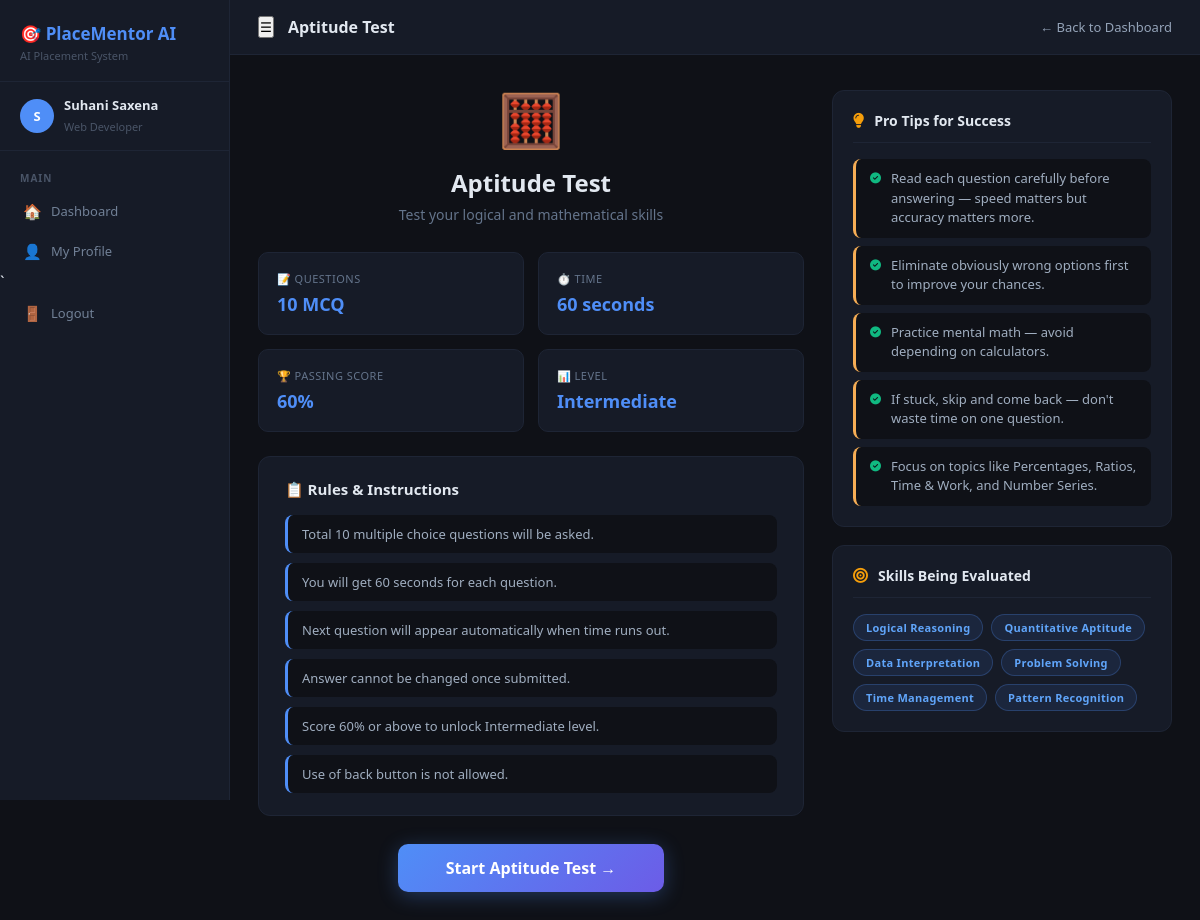
/instructions/aptitude (signed in), run on the app's committed database.
### tables this page shows
CREATE TABLE users (
            id INTEGER PRIMARY KEY AUTOINCREMENT,
            username TEXT NOT NULL,
            email TEXT UNIQUE NOT NULL,
            password TEXT NOT NULL,
            target_role TEXT,
            created_at TIMESTAMP DEFAULT CURRENT_TIMESTAMP
        );

CREATE TABLE levels (
            id INTEGER PRIMARY KEY AUTOINCREMENT,
            user_id INTEGER,
            level_name TEXT,
            unlocked INTEGER DEFAULT 0,
            FOREIGN KEY (user_id) REFERENCES users(id)
        );

### app.py (the view)
@app.route('/instructions/aptitude')
def instructions_aptitude():
    if 'user_id' not in session:
        return redirect('/login')
    level_label = get_user_display_level(session['user_id'])
    return render_template('instructions.html',
        icon      = "🧮",
        title     = "Aptitude Test",
        subtitle  = "Test your logical and mathematical skills",
        questions = "10 MCQ",
        time      = "60 seconds",
        passing   = "60%",
        level     = level_label,
        start_url = "/aptitude",
        rules     = [
            "Total 10 multiple choice questions will be asked.",
            "You will get 60 seconds for each question.",
            "Next question will appear automatically when time runs out.",
            "Answer cannot be changed once submitted.",
            "Score 60% or above to unlock Intermediate level.",
            "Use of back button is not allowed.",
        ],
        tips = [
            "Read each question carefully before answering — speed matters but accuracy matters more.",
            "Eliminate obviously wrong options first to improve your chances.",
            "Practice mental math — avoid depending on calculators.",
            "If stuck, skip and come back — don't waste time on one question.",
            "Focus on topics like Percentages, Ratios, Time & Work, and Number Series.",
        ],
        skills_evaluated = [
            "Logical Reasoning", "Quantitative Aptitude", "Data Interpretation",
            "Problem Solving", "Time Management", "Pattern Recognition"
        ]
    )

### app.py (called while the page is built)
@app.context_processor
def inject_sidebar_context():
    if 'user_id' not in session:
        return {}
    conn = get_connection()
    cursor = conn.cursor()
    cursor.execute("SELECT target_role FROM users WHERE id = ?", (session['user_id'],))
    user = cursor.fetchone()
    conn.close()
    return {'target_role': (user['target_role'] or 'Not Set') if user else 'Not Set'}

### models/database.py (called while the page is built)
def get_connection():
    conn = sqlite3.connect(DATABASE)
    conn.row_factory = sqlite3.Row
    return conn

### models/levels.py (called while the page is built)
def ensure_user_levels(user_id):
    conn = get_connection()
    cursor = conn.cursor()
    cursor.execute(
        "SELECT 1 FROM levels WHERE user_id = ? AND level_name = 'beginner'",
        (user_id,),
    )
    if not cursor.fetchone():
        cursor.execute(
            "INSERT INTO levels (user_id, level_name, unlocked) VALUES (?, 'beginner', 1)",
            (user_id,),
        )
        conn.commit()
    conn.close()

def get_user_play_level(user_id):
    ensure_user_levels(user_id)
    conn = get_connection()
    cursor = conn.cursor()
    cursor.execute(
        "SELECT level_name FROM levels WHERE user_id = ? AND unlocked = 1",
        (user_id,),
    )
    rows = cursor.fetchall()
    conn.close()
    best = 'beginner'
    for row in rows:
        name = row['level_name'].lower()
        if LEVEL_ORDER.get(name, -1) > LEVEL_ORDER.get(best, -1):
            best = name
    return best

def get_user_display_level(user_id):
    return get_user_play_level(user_id).capitalize()

### templates/instructions.html
{% extends "base.html" %}
{% block content %}
<link rel="stylesheet" href="https://cdnjs.cloudflare.com/ajax/libs/font-awesome/6.4.0/css/all.min.css">
<div class="app-layout">
    {% include 'sidebar.html' with context %}
    <div class="main-content">
        <div class="topbar">
            <div style="display:flex; align-items:center; gap:14px;">
                <button class="menu-btn" onclick="openSidebar()">☰</button>
                <h3>{{ title }}</h3>
            </div>
            <a href="/dashboard" style="color:#94a3b8; font-size:13px; text-decoration:none;">← Back to Dashboard</a>
        </div>
        <div class="page-content">
            <div class="inst-split-layout">
                <div class="inst-main-panel">
                    <div class="instructions-container">
                        <div class="inst-header">
                            <div class="inst-icon">{{ icon }}</div>
                            <h2>{{ title }}</h2>
                            <p>{{ subtitle }}</p>
                        </div>
                        <div class="inst-info-grid">
                            <div class="inst-info-card">
                                <span class="inst-info-label">📝 Questions</span>
                                <span class="inst-info-value">{{ questions }}</span>
                            </div>
                            <div class="inst-info-card">
                                <span class="inst-info-label">⏱️ Time</span>
                                <span class="inst-info-value">{{ time }}</span>
                            </div>
                            <div class="inst-info-card">
                                <span class="inst-info-label">🏆 Passing Score</span>
                                <span class="inst-info-value">{{ passing }}</span>
                            </div>
                            <div class="inst-info-card">
                                <span class="inst-info-label">📊 Level</span>
                                <span class="inst-info-value">{{ level }}</span>
                            </div>
                        </div>
                        <div class="inst-rules">
                            <h3>📋 Rules & Instructions</h3>
                            <ul>
                                {% for rule in rules %}
                                <li>{{ rule }}</li>
                                {% endfor %}
                            </ul>
                        </div>
                        <div style="text-align:center;">
                            <a href="{{ start_url }}" class="btn-start">Start {{ title }} →</a>
                        </div>
                    </div>
                </div>
                <div class="inst-tips-panel">
                    <div class="tips-card">
                        <div class="tips-card-header">
                            <i class="fa-solid fa-lightbulb"></i>
                            <span>Pro Tips for Success</span>
                        </div>
                        <ul class="tips-list">
                            {% for tip in tips %}
                            <li>
                                <i class="fa-solid fa-check-circle"></i>
                                <span>{{ tip }}</span>
                            </li>
                            {% endfor %}
                        </ul>
                    </div>
                    <div class="tips-card">
                        <div class="tips-card-header">
                            <i class="fa-solid fa-bullseye"></i>
                            <span>Skills Being Evaluated</span>
                        </div>
                        <div class="skills-tags">
                            {% for skill in skills_evaluated %}
                            <span class="skill-tag">{{ skill }}</span>
                            {% endfor %}
                        </div>
                    </div>
                    </div>
            </div>
        </div>
    </div>
</div>
{% endblock %}

### templates/sidebar.html
<aside class="sidebar" id="appSidebar">
    <div class="sidebar-logo">
        <h2 class="sidebar-brand"><span id="sidebarToggle" class="sidebar-icon" title="Toggle Sidebar">🎯</span> <span class="brand-text">PlaceMentor AI</span></h2>
        <p class="sidebar-tagline">AI Placement System</p>
    </div>
    <div class="sidebar-user">
        <div class="user-avatar">{{ session['username'][0] }}</div>
        <div class="user-info">
            <p style="text-transform: capitalize;">{{ session['username'] }}</p>
            <span>{{ target_role if target_role else 'Placement Prep' }}</span>
        </div>
    </div>
    <nav class="nav-section">
        <div class="nav-label">Main</div>
        <a href="/dashboard" class="nav-item {% if active == 'dashboard' %}active{% endif %}" title="Dashboard">
            <span class="nav-icon">🏠</span>
            <span class="nav-text">Dashboard</span>
        </a>
        <a href="/profile" class="nav-item {% if active == 'profile' %}active{% endif %}" title="My Profile">
            <span class="nav-icon">👤</span>
            <span class="nav-text">My Profile</span>
        </a>`
        <a href="/logout" class="nav-item" title="Logout">
            <span class="nav-icon">🚪</span>
            <span class="nav-text">Logout</span>
        </a>
    </nav>
</aside>

### data on the page
users: username "Suhani Saxena", target_role "Web Developer"
levels: level_name "Intermediate"

### other printed values
{{ session['username'][0] }} "S"
{{ title }} "Aptitude Test"
{{ icon }} "🧮"
{{ subtitle }} "Test your logical and mathematical skills"
{{ questions }} "10 MCQ"
{{ time }} "60 seconds"
{{ passing }} "60%"
{{ rule }} "Total 10 multiple choice questions will be asked." "You will get 60 seconds for each question." "Next question will appear automatically when time runs out." "Answer cannot be changed once submitted." "Score 60% or above to unlock Intermediate level." "Use of back button is not allowed."
{{ tip }} "Read each question carefully before answering — speed matters but accuracy matters more." "Eliminate obviously wrong options first to improve your chances." "Practice mental math — avoid depending on calculators." "If stuck, skip and come back — don't waste time on one question." "Focus on topics like Percentages, Ratios, Time & Work, and Number Series."
{{ skill }} "Logical Reasoning" "Quantitative Aptitude" "Data Interpretation" "Problem Solving" "Time Management" "Pattern Recognition"
